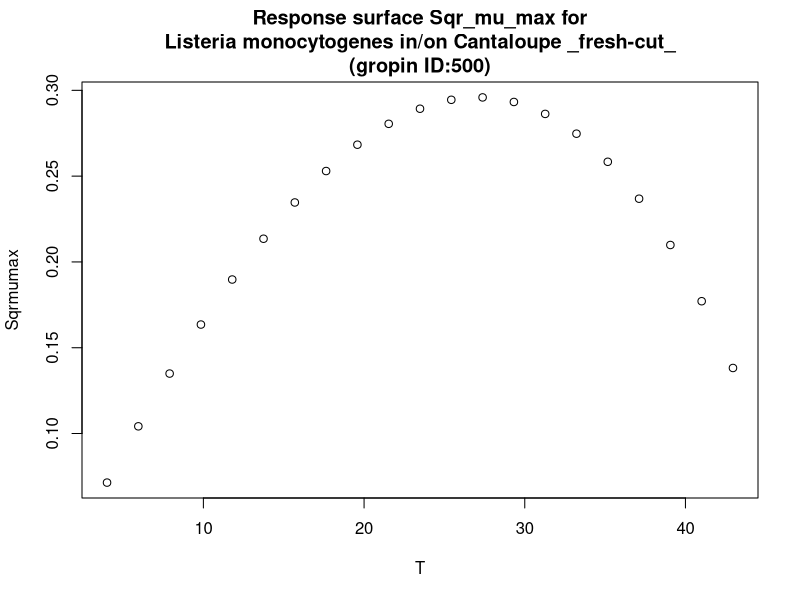

Generate this figure with R:
#############################
# start of Parameter script
#############################
T <- seq(4.004,42.957042957043,length.out=21)
#############################
# end of Parameter script
#############################
############################# 
# start of Model script Gropin ID 500 
#############################
 
# constant coefficients for this model
 
variables <- data.frame(T)
argumentsPar <- unique.data.frame(expand.grid(variables))
 
# heart of the model
response_surface <- function(T) {
   mumax <-(2.91*10^-2)*(T-(10^-1))*(1-exp((2.24*10^-2)*(T-48.2)))

	return(mumax=mumax)
} 

# output parameters
responseSurface <- cbind(argumentsPar,response_surface(argumentsPar['T']))
colnames(responseSurface) <- c(colnames(argumentsPar),'Sqrmumax')
#############################
# End of Model script
#############################
############################# 
# start of Visualisation script Gropin ID 500 
#############################
titleText <-'Response surface Sqr_mu_max for
Listeria monocytogenes in/on Cantaloupe _fresh-cut_
(gropin ID:500)'
plot(T,responseSurface$'Sqrmumax',xlab='T',
                          ylab='Sqrmumax',main=titleText)
#############################
# End of Visualisation script
#############################
